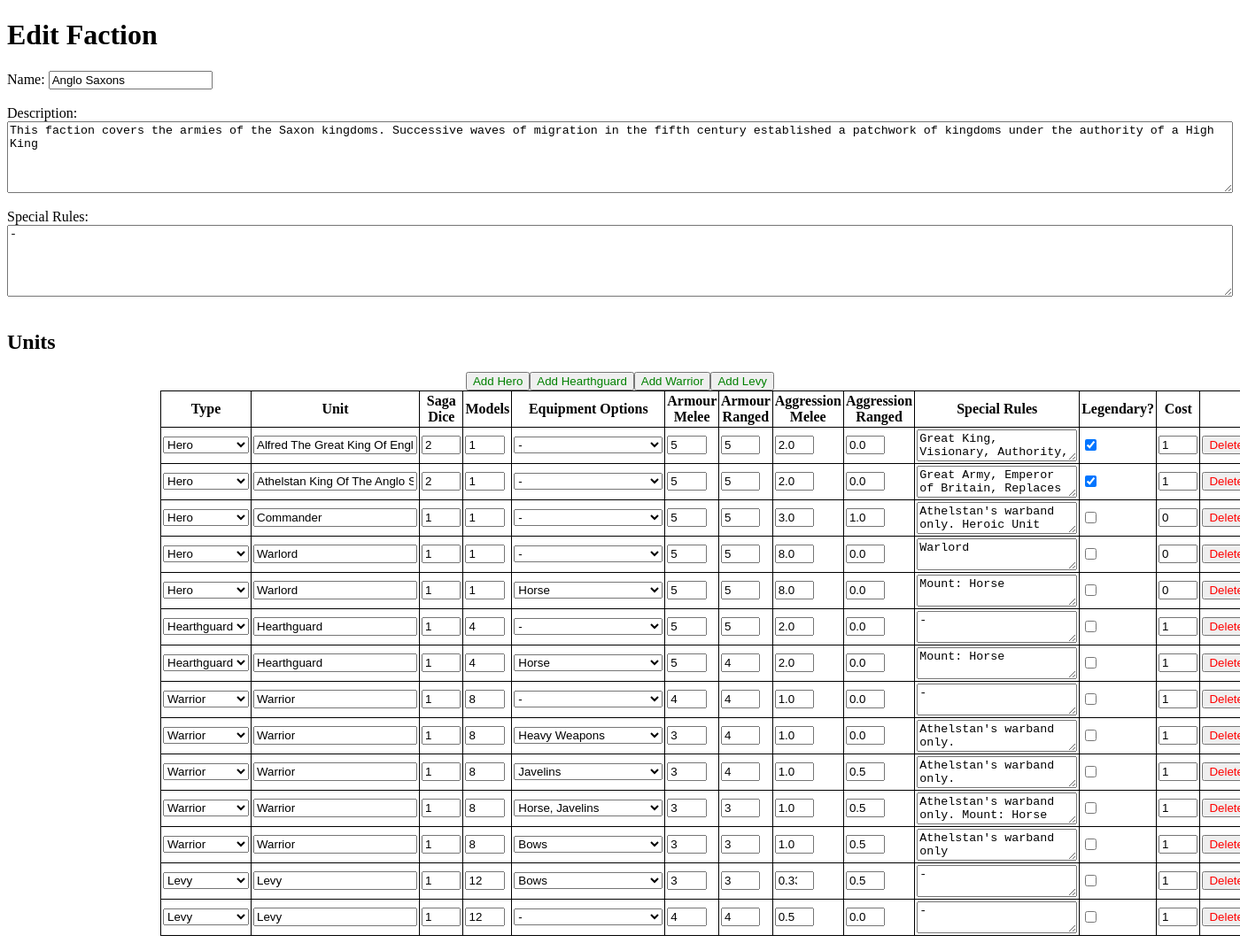
The app's page /saga/edit/1, older data.
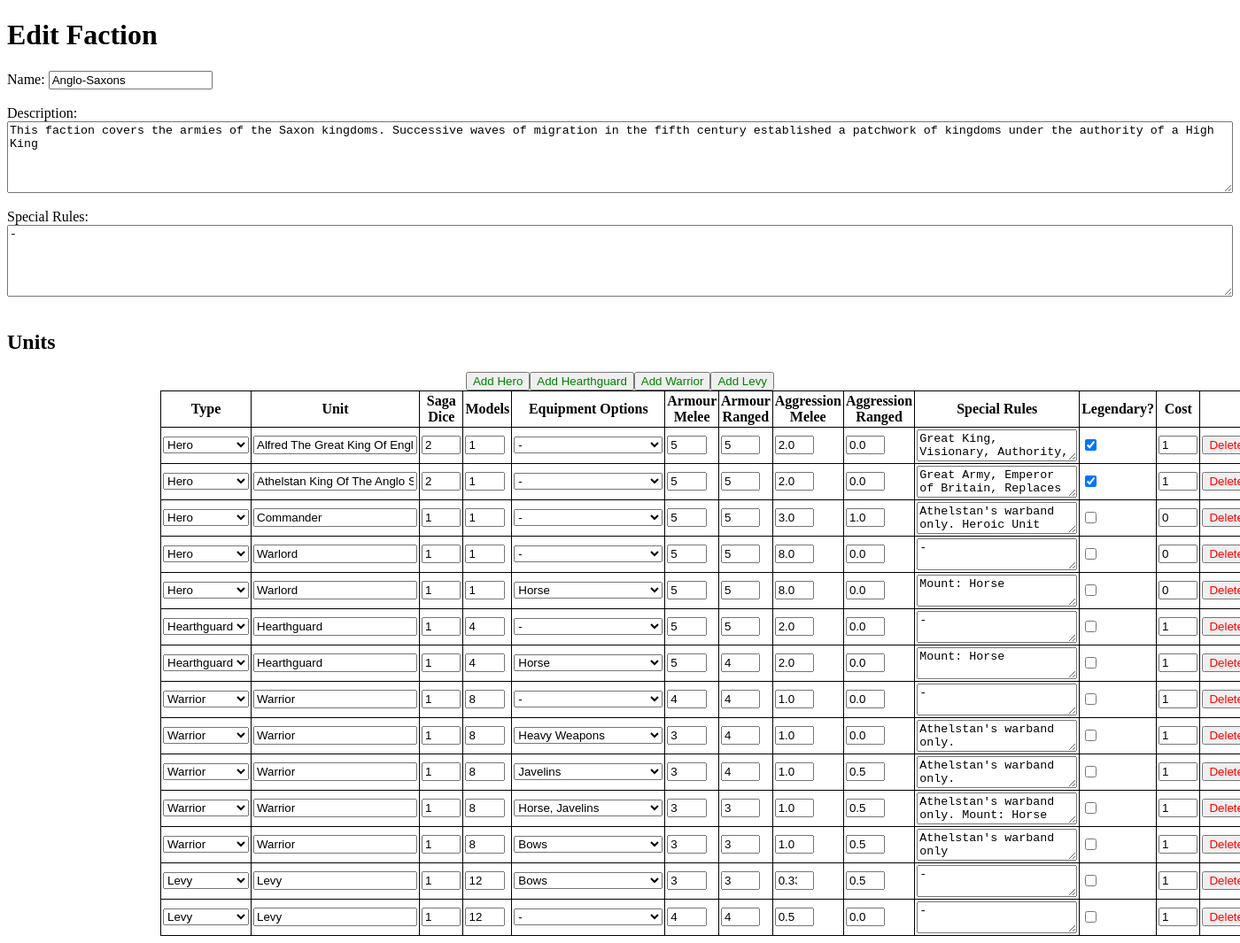
The same page, newer data.
### saga/models.py (models this page shows, shortened)
class Faction(models.Model):
    id = models.AutoField(primary_key=True)
    name = models.CharField(max_length = 30)
    description = models.TextField(default = "")
    specialRules = models.TextField(default = "-")

class Unit(models.Model):
    id = models.AutoField(primary_key=True)
    sagaDice = models.PositiveIntegerField(default = 1)
    cost = models.PositiveIntegerField(default = 1)
    unitType = models.CharField(max_length = 20, default = "Hearthguard", choices=So.unitOptions)
    unitName = models.CharField(max_length = 50, default = "Hearthguard")
    numModels = models.PositiveIntegerField(default = 4)
    equipment = models.CharField(max_length = 50, default = "-", choices=So.equipmentOptions)
    armourMelee = models.PositiveIntegerField(default = 5)
    armourRanged = models.PositiveIntegerField(default = 5)
    aggMelee = models.FloatField(default = 2)
    aggRanged = models.FloatField(default = 0)
    specialRules = models.TextField(default = "-")
    isLegendary = models.BooleanField(default = False)
    factionId = models.ForeignKey(Faction, on_delete = models.CASCADE)

### saga/views.py (the view)
# urls.py: path("edit/<int:factionId>", views.edit, name = 'edit')
def edit(request,factionId):
    faction = Faction.objects.filter(id = factionId)
    if faction.count() > 0:
        unitList = Unit.objects.filter(factionId = factionId)
        if unitList.count() > 0:
            heroList = Unit.objects.filter(unitType = "Hero").order_by("unitName")
            hearthguardList = Unit.objects.filter(unitType = "Hearthguard").order_by("unitName")
            warriorList = Unit.objects.filter(unitType = "Warrior").order_by("unitName")
            levyList = Unit.objects.filter(unitType = "Levy").order_by("unitName")
            unitSet = [heroList,hearthguardList,warriorList,levyList]
            context = {
                "unitSet" :unitSet,
                "faction" : faction,
                "options" : Options
                }
            return render(request, "saga/edit.html", context)
    else:
        return redirect(reverse('saga:create'))

### saga/templates/saga/edit.html (shortened to what this page needs)
<!DOCTYPE html>
<html lang="en">
{% load static %}
<link rel="stylesheet" href = "{%static 'saga/style.css'%}">
<head>
</head>
<body>
    {% if faction%}
    <h1>Edit Faction</h1>
    {% else %}
    <h1>Create Faction</h1>
    {% endif %}
    <label for = "fName">Name:</label>
    <input type = "text" id = "fName" value = "{% autoescape off %}{{faction.first.name}}{% endautoescape %}">
    <br><br>
    <div style="display: flex; flex-direction: column;">
        <label for = "fDescription">Description:</label>
        <textarea id = "fDescription" rows = "5", cols = "30">{{faction.first.description}}</textarea>
        <br>
        <label for = "fSpecial">Special Rules:</label>
        <textarea id = "fSpecial" rows = "5", cols = "30">{{faction.first.specialRules}}</textarea>
    </div>
    <br>
    <h2>Units</h2>
    <div class = "addButtonBox">
        <button class = "addButton"> Add Hero</button>
        <button class = "addButton"> Add Hearthguard</button>
        <button class = "addButton"> Add Warrior</button>
        <button class = "addButton"> Add Levy</button>
    </div>
    <div style = "width: 75%; margin: 0 auto;">
        <table id = "{{faction.first.id}}">
            <tr>
            <th>Type</th>
            <th>Unit</th>
            <th>Saga Dice</th>
            <th>Models</th>
            <th>Equipment Options</th>
            <th>Armour Melee</th>
            <th>Armour Ranged</th>
            <th>Aggression Melee</th>
            <th>Aggression Ranged</th>
            <th>Special Rules</th>
            <th>Legendary?</th>
            <th>Cost</th>
            </tr>
            {% for collection in unitSet %}
                {% for unit in collection %}
                    <tr id = "{{unit.id}}">
                        <td>
                            <select>
                                {% for tuple in options.unitOptions %}
                                    <option value = "{{ tuple.0 }}" {%if tuple.1 == unit.unitType %} selected {%endif%}>{{tuple.1}}</option>
                                {% endfor %}
                            </select>
                        </td>
                        <td><input type = "text"  value = "{% autoescape off %}{{unit.unitName}}{% endautoescape %}"></td>
                        <td><input type = "number" class = "shrinkInput" min = "0"  value = {{unit.sagaDice}}></td>
                        <td><input type = "number" class = "shrinkInput" min = "0"  value = {{unit.numModels}}></td>
                        <td>
                            <select>
                                {% for tuple in options.equipmentOptions %}
                                    <option value = "{{ tuple.0 }}" {%if tuple.1 == unit.equipment %} selected {%endif%}>{{tuple.1}}</option>
                                {% endfor %}
                            </select>
                        </td>
                        <td><input type = "number" class = "shrinkInput" min = "0" value = {{unit.armourMelee}}></td>
                        <td><input type = "number" class = "shrinkInput" min = "0" value = {{unit.armourRanged}}></td>
                        <td><input type = "number" class = "shrinkInput" min = "0" value = {{unit.aggMelee}}></td>
                        <td><input type = "number" class = "shrinkInput" min = "0" value = {{unit.aggRanged}}></td>
                        <td><textarea>{{ unit.specialRules }}</textarea></td>
                        <td><input type = "checkbox" {%if unit.isLegendary %} checked {% endif %}></td>
                        <td><input type = "number" class = "shrinkInput" value = {{unit.cost}}></td>
                        <td><button class = "deleteRow">Delete</button></td>
                    </tr>
                {% endfor %}
            {% endfor %}
        </table>
    </div>
</body>
</html>

Row changes from the older to the newer data that the page shows:
changed Faction: first.name "Anglo Saxons" → "Anglo-Saxons"
changed Unit (number 4 of 14 on the later page): specialRules "Warlord" → "-"
